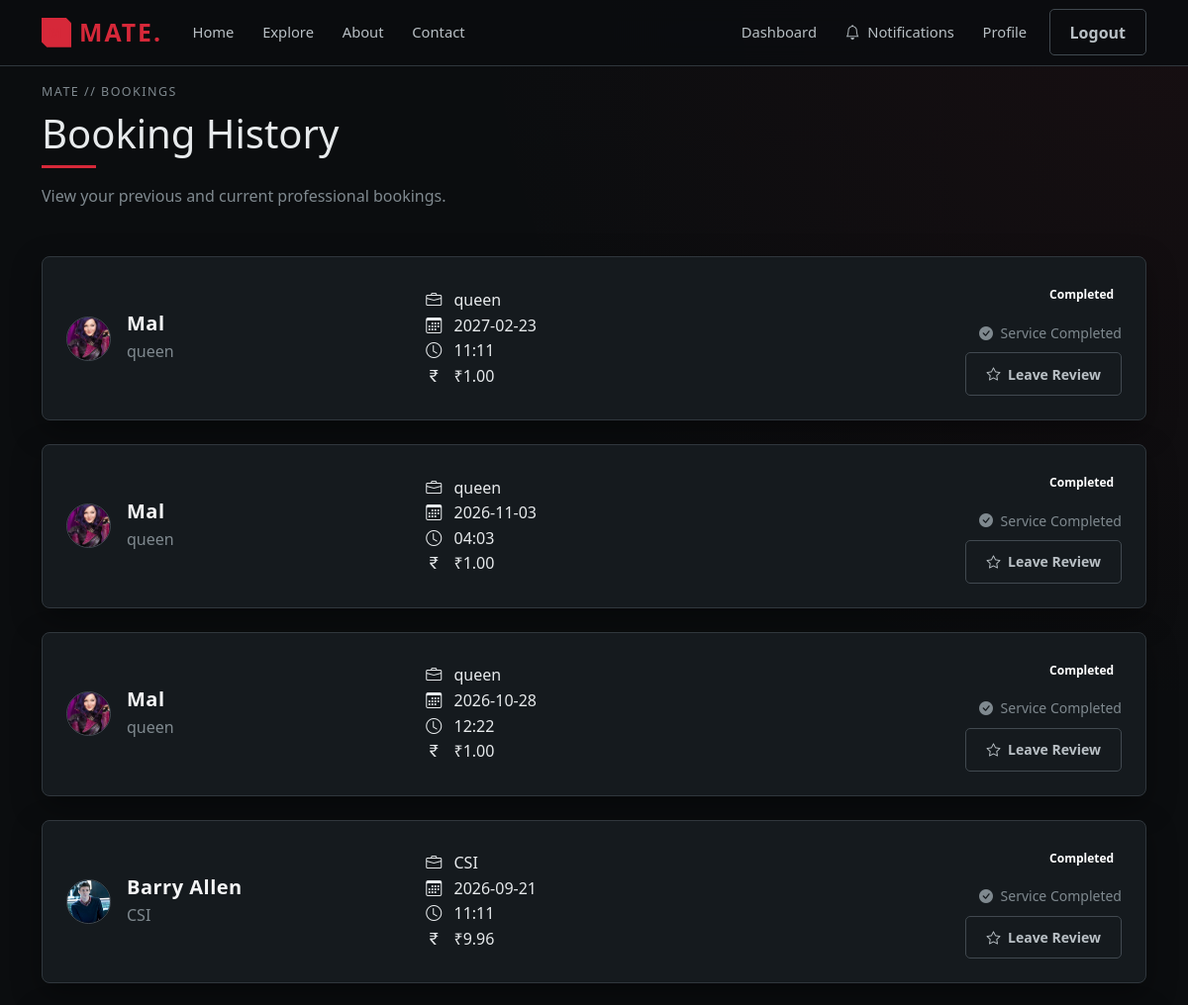
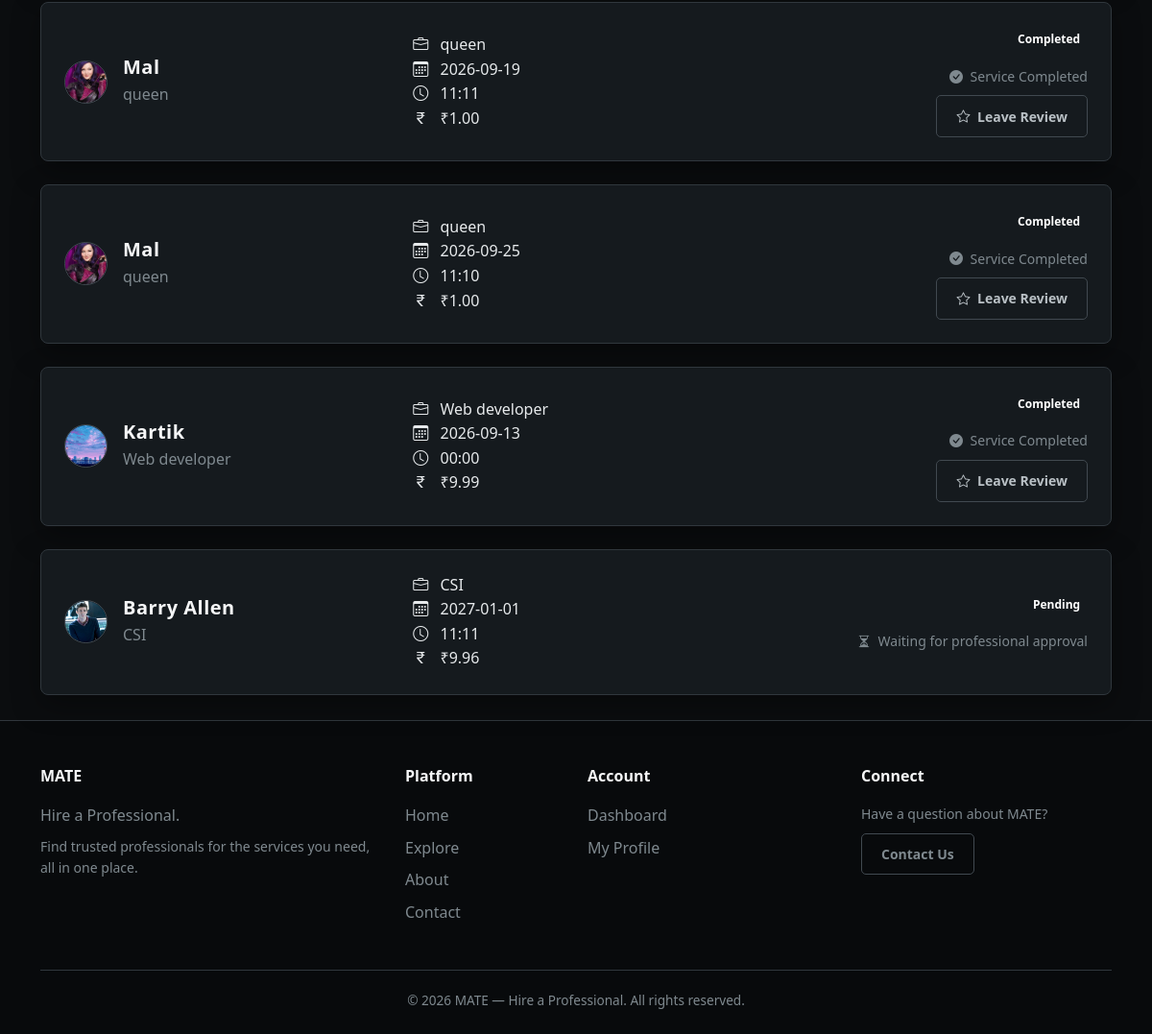
/user/bookings (signed in), run on the app's committed database (2 pictures, top to bottom).
### tables this page shows
CREATE TABLE bookings (

            id INTEGER PRIMARY KEY AUTOINCREMENT,

            user_id INTEGER NOT NULL,

            professional_id INTEGER NOT NULL,

            booking_date TEXT NOT NULL,

            booking_time TEXT NOT NULL,

            service TEXT NOT NULL,

            message TEXT,

            price REAL DEFAULT 0,

            status TEXT DEFAULT 'pending',

            created_at TIMESTAMP DEFAULT (datetime('now', '+5 hours', '+30 minutes')), payment_status TEXT DEFAULT 'pending', paid_at TEXT, razorpay_order_id TEXT, razorpay_payment_id TEXT,

            FOREIGN KEY (user_id)
                REFERENCES users(id)
                ON DELETE CASCADE,

            FOREIGN KEY (professional_id)
                REFERENCES professionals(id)
                ON DELETE CASCADE

        );

CREATE TABLE professionals (

            id INTEGER PRIMARY KEY AUTOINCREMENT,

            full_name TEXT NOT NULL,

            email TEXT NOT NULL UNIQUE,

            phone TEXT,

            password TEXT NOT NULL,

            profile_photo TEXT,

            profession TEXT,

            category TEXT,

            experience INTEGER DEFAULT 0,

            qualification TEXT,

            description TEXT,

            government_id_type TEXT,

            government_id_document TEXT,

            qualification_document TEXT,

            additional_document TEXT,

            verification_status TEXT DEFAULT 'pending',

            service_price REAL DEFAULT 0,

            price_unit TEXT DEFAULT 'hour',

            location TEXT,

            service_area TEXT,

            start_time TEXT,

            end_time TEXT,

            role TEXT NOT NULL DEFAULT 'professional',

            created_at TIMESTAMP DEFAULT (datetime('now', '+5 hours', '+30 minutes'))

        , date_of_birth TEXT, aadhaar_number TEXT, account_status TEXT DEFAULT 'active', ban_until TEXT, ban_reason TEXT);

### app.py (the view, shortened to what this page needs)
@app.route("/user/bookings")
def booking_history():
    if "user_id" not in session:
        return redirect(
            url_for("login")
        )
    connection = get_db_connection()
    try:
        bookings = connection.execute(
    """
    SELECT
        bookings.*,

        professionals.full_name AS professional_name,
        professionals.profile_photo AS professional_photo,
        professionals.profession AS professional_profession

    FROM bookings

    LEFT JOIN professionals
        ON bookings.professional_id = professionals.id

    WHERE bookings.user_id = ?

    ORDER BY bookings.created_at DESC
    """,
    (session["user_id"],)
).fetchall()
    finally:
        connection.close()
    return render_template(
        "booking_history.html",
        bookings=bookings
    )

### app.py (called while the page is built)
def get_db_connection():
    connection = sqlite3.connect(
        DATABASE
    )
    connection.row_factory = sqlite3.Row
    connection.execute(
        "PRAGMA foreign_keys = ON"
    )
    return connection

@app.context_processor
def inject_user():
    return {
        "logged_in": "user_id" in session,
        "current_user_id":
            session.get("user_id"),
        "current_user_role":
            session.get("role"),
        "current_user_name":
            session.get("full_name"),
        "current_year":
            datetime.now().year
    }

### templates/booking_history.html (shortened to what this page needs)
{% extends "base.html" %}
{% block content %}
<section class="dashboard-section">
<div class="container">
    <div class="mb-5">
        <div class="mate-label mb-2">
            MATE // BOOKINGS
        </div>
        <h1 class="dashboard-title">
            Booking History
        </h1>
        <div class="mate-section-line mb-3"></div>
        <p class="text-muted-mate">
            View your previous and current professional bookings.
        </p>
    </div>
    {% if bookings %}
        <div class="row g-4">
            {% for booking in bookings %}
                <div class="col-12">
                    <div class="mate-card p-4">
                        <div class="row align-items-center g-4">
                            <div class="col-md-4">
                                <div class="d-flex align-items-center gap-3">
                                    {% if booking.professional_photo %}
                                        <img
                                            src="{{ url_for(
                                                'static',
                                                filename='uploads/professional/' + booking.professional_photo
                                            ) }}"
                                            alt="{{ booking.professional_name }}"
                                            class="profile-image-small"
                                        >
                                    {% else %}
                                        <div class="profile-image-small professional-placeholder-small">
                                            <i class="bi bi-person"></i>
                                        </div>
                                    {% endif %}
                                    <div>
                                        <h5 class="mate-heading mb-1">
                                            {{ booking.professional_name or "Professional" }}
                                        </h5>
                                        <p class="text-muted-mate mb-0">
                                            {{ booking.professional_profession or "Service Professional" }}
                                        </p>
                                    </div>
                                </div>
                            </div>
                            <div class="col-md-4">
                                <div class="booking-detail">
                                    <i class="bi bi-briefcase me-2"></i>
                                    {{ booking.service or "Service" }}
                                </div>
                                <div class="booking-detail">
                                    <i class="bi bi-calendar3 me-2"></i>
                                    {{ booking.booking_date }}
                                </div>
                                <div class="booking-detail">
                                    <i class="bi bi-clock me-2"></i>
                                    {{ booking.booking_time }}
                                </div>
                                <div class="booking-detail">
                                    <i class="bi bi-currency-rupee me-2"></i>
                                    ₹{{ "%.2f"|format(booking.price or 0) }}
                                </div>
                            </div>
                            <div class="col-md-4 text-md-end">
                                <div class="mb-3">
                                    <span
                                        class="badge booking-status-{{ booking.status|lower }}"
                                    >
                                        {{ booking.status|replace("_", " ")|title }}
                                    </span>
                                </div>
                                {% if booking.status|lower == "pending" %}
                                    <div class="text-muted-mate small">
                                        <i class="bi bi-hourglass-split me-1"></i>
                                        Waiting for professional approval
                                    </div>
                                {% elif booking.status|lower == "completed" %}
                                    <div class="text-muted-mate small mb-2">
                                        <i class="bi bi-check-circle-fill me-1"></i>
                                        Service Completed
                                    </div>
                                    <a
                                        href="{{ url_for(
                                            'user_review',
                                            booking_id=booking.id
                                        ) }}"
                                        class="btn btn-mate-outline btn-sm"
                                    >
                                        <i class="bi bi-star me-1"></i>
                                        Leave Review
                                    </a>
                                {% elif booking.status|lower == "rejected" %}
                                    <div class="text-muted-mate small">
                                        <i class="bi bi-x-circle me-1"></i>
                                        Booking Rejected
                                    </div>
                                {% endif %}
                            </div>
                        </div>
                    </div>
                </div>
            {% endfor %}
        </div>
    {% endif %}
</div>
</section>
<br>
{% endblock %}

### static/css/style.css (style rules this page uses)
:root { --mate-bg: #0b0d0f; --mate-bg-secondary: #101418; --mate-surface: #151a1e; --mate-surface-light: #1c2227; --mate-border: #30373d; --mate-border-light: #414950; --mate-gray: #7f898f; --mate-light-gray: #b9c0c5; --mate-text: #e7eaec; --mate-white: #f5f6f7; --mate-red: #d62839; --mate-red-light: #ef4354; --mate-red-dark: #a91f2d; --mate-success: #38b879; --mate-warning: #e0a83e; --mate-danger: #d62839; --mate-info: #62a9c7; --mate-shadow: 0 10px 30px rgba(0, 0, 0, 0.35); --mate-shadow-red: 0 0 20px rgba(214, 40, 57, 0.18); --mate-radius: 8px; --mate-radius-small: 5px; --mate-transition: 0.25s ease; }
* { margin: 0; padding: 0; box-sizing: border-box; }
html { scroll-behavior: smooth; }
body { background: radial-gradient( circle at top right, rgba(214, 40, 57, 0.06), transparent 30% ), var(--mate-bg); color: var(--mate-text); font-family: "Segoe UI", Arial, Helvetica, sans-serif; line-height: 1.6; min-height: 100vh; }
a { color: inherit; text-decoration: none; }
img { max-width: 100%; display: block; }
.text-muted-mate { color: var(--mate-gray) !important; }
.mate-heading { color: var(--mate-white); font-weight: 700; letter-spacing: 0.5px; }
.mate-label { color: var(--mate-gray); font-size: 0.78rem; text-transform: uppercase; letter-spacing: 1.5px; }
.btn-mate-outline { background: transparent; border: 1px solid var(--mate-border-light); color: var(--mate-light-gray); font-weight: 600; border-radius: var(--mate-radius-small); padding: 0.65rem 1.25rem; transition: all var(--mate-transition); }
.mate-section-line { width: 55px; height: 3px; background: var(--mate-red); margin-bottom: 1.5rem; }
.mate-card { background: var(--mate-surface); border: 1px solid var(--mate-border); border-radius: var(--mate-radius); color: var(--mate-text); box-shadow: var(--mate-shadow); transition: transform var(--mate-transition), border-color var(--mate-transition), box-shadow var(--mate-transition); }
.profile-image-small { width: 45px; height: 45px; border-radius: 50%; object-fit: cover; border: 1px solid var(--mate-border-light); }

### data on the page
bookings: profile_photo (picture), full_name "Mal", profession "queen", service "queen", booking_date "2027-02-23", booking_time "11:11", price "1.00", status "Completed"
bookings: profile_photo (picture), full_name "Mal", profession "queen", service "queen", booking_date "2026-11-03", booking_time "04:03", price "1.00", status "Completed"
bookings: profile_photo (picture), full_name "Mal", profession "queen", service "queen", booking_date "2026-10-28", booking_time "12:22", price "1.00", status "Completed"
bookings: profile_photo (picture), full_name "Barry Allen", profession "CSI", service "CSI", booking_date "2026-09-21", booking_time "11:11", price "9.96", status "Completed"
bookings: profile_photo (picture), full_name "Mal", profession "queen", service "queen", booking_date "2026-09-19", booking_time "11:11", price "1.00", status "Completed"
bookings: profile_photo (picture), full_name "Mal", profession "queen", service "queen", booking_date "2026-09-25", booking_time "11:10", price "1.00", status "Completed"
bookings: profile_photo (picture), full_name "Kartik", profession "Web developer", service "Web developer", booking_date "2026-09-13", booking_time "00:00", price "9.99", status "Completed"
bookings: profile_photo (picture), full_name "Barry Allen", profession "CSI", service "CSI", booking_date "2027-01-01", booking_time "11:11", price "9.96", status "Pending", shows "Waiting for professional approval"

### other printed values
{{ current_year if current_year else 2026 }} "2026"
